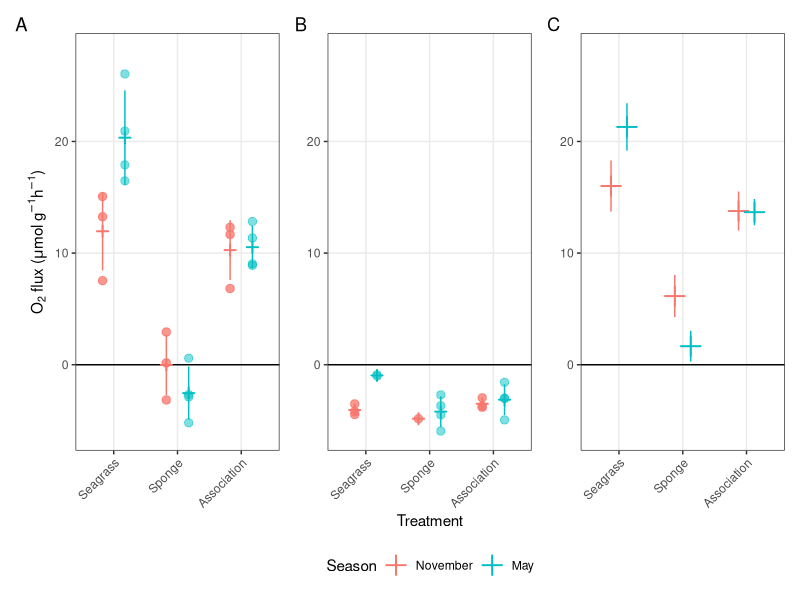
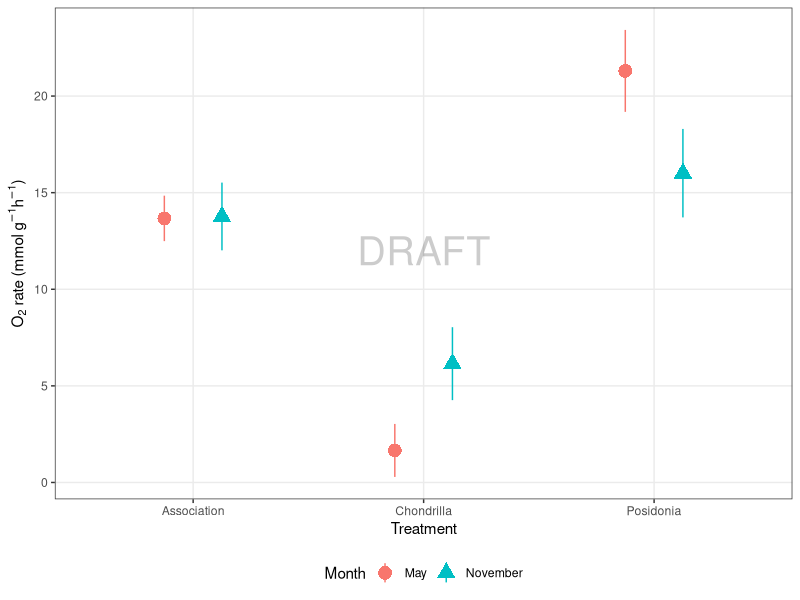
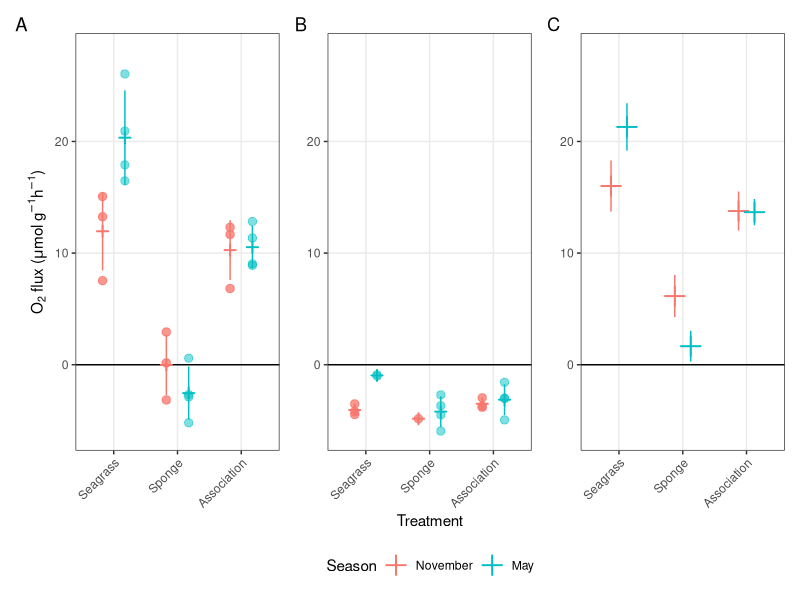

The R script that drew these images, in order:
## ---- chunk 1
#| label: packages
#| message: false
#| warning: false
library(tidyverse)
library(vegan)
library(knitr)
library(patchwork)
## ---- chunk 2
#| label: directories
#| echo: false

ifelse(!dir.exists("figures"),
       dir.create("figures"),
       FALSE)

ifelse(!dir.exists("supplementary"),
       dir.create("supplementary"),
       FALSE)
## ---- chunk 3
#| label: data
ponchos_raw <- read.csv("data/ponchos_master.csv")

shoot_den <- read.csv("data/shoot_density.csv")
## ---- chunk 4
O2_init_avg <- ponchos_raw |> 
  filter(Month == "November" & !is.na(O2_0)) |> 
  group_by(light) |> 
  summarise(avg_O2 = mean(O2_0),
            sd_O2 = sd(O2_0))
## ---- chunk 5
ponchos_data <- ponchos_raw |> 
  filter(!(Observation %in% c("t0", "rock"))) |>
  mutate(t0 = as.POSIXct(t0, format = "%H:%M"),
         tf = as.POSIXct(tf, format = "%H:%M"),
         total_time = as.numeric(tf - t0),
         Posidonia = as.factor(Posidonia),
         Chondrilla = as.factor(Chondrilla),
         light = as.factor(light),
         delta_O2 = ifelse(
           Month == "May",
           O2_f-O2_0,
           ifelse(
             light == 1,
             O2_f-O2_init_avg$avg_O2[2],
             O2_f-O2_init_avg$avg_O2[1]
           )
         ),
         dw = ifelse(
           is.na(dw_rhizome),
           dw_leaves + dw_sponge,
           dw_leaves + dw_sponge + dw_rhizome
         ),
         unc_rate_h = (delta_O2*volume*1000)/(31.99*total_time))

O2_ctrl_avg <- ponchos_data |> 
  filter(Observation == "Control") |> 
  group_by(light, Month) |> 
  summarise(ctrl_rate = mean(unc_rate_h))
        

ponchos_data <-  ponchos_data |> 
  filter(Observation %in% c("Posidonia", "Chondrilla", "Association")) |>
  mutate(cor_rate_h = case_when(
    Month == "November" & light == 1 ~ unc_rate_h - O2_ctrl_avg$ctrl_rate[4],
    Month == "November" & light == 0 ~ unc_rate_h - O2_ctrl_avg$ctrl_rate[2],
    Month == "May" & light == 1 ~ unc_rate_h - O2_ctrl_avg$ctrl_rate[3],
    TRUE ~ unc_rate_h - O2_ctrl_avg$ctrl_rate[1]),
    O2_rate = cor_rate_h/dw
  )
## ---- chunk 6
set.seed(1)

perm_photo <- adonis(formula = O2_rate ~ Observation * Month,
                      data = ponchos_data[ponchos_data$light == 1,],
                        method = "euclidean")
perm_photo$aov.tab
## ---- chunk 7
set.seed(1)

perm_resp <- adonis(formula = O2_rate ~ Observation * Month,
                      data = ponchos_data[ponchos_data$light == 0 & ponchos_data$O2_rate < 0,],
                        method = "euclidean")
perm_resp$aov.tab
## ---- chunk 8
suppt1 <- ponchos_data |> 
  mutate(inter =paste(ponchos_data$Month,"-",ponchos_data$Observation, sep = "")) |> 
    filter(light == 1) |> 
  select(O2_rate, inter) |> 
  {\(x) aov(O2_rate~inter,
                         data = x)}() |> 
  TukeyHSD() 


 ponchos_data |> 
  mutate(inter =paste(ponchos_data$Month,"-",ponchos_data$Observation, sep = "")) |> 
    filter(light == 1) |> 
  select(O2_rate, inter) |> 
    group_by(inter) |> 
    summarise(mean(O2_rate),
              sd(O2_rate
                 ))
## ---- chunk 9
sink("supplementary/supp_table_1.md")

suppt1$inter |> 
  as.data.frame() |> 
  rownames_to_column("Combination") |> 
  kable(format = "markdown",
        col.names = c("Combination",
                      "Difference",
                      "Lower value",
                      "Upper value",
                      "Adjusted p"),
        caption = "test")

sink()
## ---- chunk 10
suppt2 <- ponchos_data |> 
  mutate(inter =paste(ponchos_data$Month,"-",ponchos_data$Observation, sep = "")) |> 
    filter(light == 0) |> 
  filter(O2_rate < 0) |>
  select(O2_rate, inter) |> 
  {\(x) aov(O2_rate~inter,
                         data = x)}() |> 
  TukeyHSD()


  ponchos_data |> 
  mutate(inter =paste(ponchos_data$Month,"-",ponchos_data$Observation, sep = "")) |> 
    filter(light == 0) |> 
    filter(O2_rate < 0) |>
  select(O2_rate, inter) |> 
    group_by(inter) |> 
    summarise(mean(O2_rate))
## ---- chunk 11
sink("supplementary/supp_table_2.md")

suppt2$inter |> 
  as.data.frame() |> 
  rownames_to_column("Combination") |> 
  kable(format = "markdown",
        col.names = c("Combination",
                      "Difference",
                      "Lower value",
                      "Upper value",
                      "Adjusted p"),
        caption = "test")

sink()
## ---- chunk 12
#| code-fold: true
#| label: fug3 

f2a <- ponchos_data |> 
  rename(Season = Month) |> 
  mutate(Observation = fct_recode(Observation, 
                                  "Seagrass" = "Posidonia",
                                  "Sponge" = "Chondrilla")) |> 
  mutate(Season = fct_relevel(Season, "November"),
         Observation = fct_relevel(Observation,
                                   "Seagrass",
                                   "Sponge")
         ) |>
  filter(light == 1) |> 
  ggplot(aes(x = Observation, y = O2_rate, color = Season)) +
    geom_hline(yintercept = 0) +
  stat_summary(fun = mean,
               fun.min = function(x) mean(x) - sd(x),
               fun.max = function(x) mean(x) + sd(x),
               geom = "pointrange",
               shape = 3,
               position = position_dodge(width = 0.7)) +
  geom_point(alpha = 0.5,
             position = position_dodge(width = 0.7),
             size = 2.5) +
  scale_y_continuous(breaks = seq(-5, 25, by = 5)) +
  #annotate("text", y = 6, x = 2, label = "DRAFT", alpha = 0.2, size = 10) +
  labs(y = expression(paste(O[2]," flux (",mu,"mol ", g^-1, h^-1,")")),
       #x = "Treatment",
       tag = "A") +
  theme_bw() +
  theme(panel.grid.minor = element_blank(),
        legend.position = "bottom",
        axis.title.x=element_blank(),
        axis.text.x = element_text(angle = 45, hjust = 1)) +
  guides(color = "none")

f2b <- ponchos_data |> 
  rename(Season = Month) |>
  mutate(Observation = fct_recode(Observation, 
                                  "Seagrass" = "Posidonia",
                                  "Sponge" = "Chondrilla")) |> 
  mutate(Season = fct_relevel(Season, "November"),
         Observation = fct_relevel(Observation,
                                   "Seagrass",
                                   "Sponge")
         ) |>
  filter(light == 0) |> 
  filter(O2_rate < 0) |>
  ggplot(aes(x = Observation, y = O2_rate, color = Season)) +
  geom_hline(yintercept = 0) +
  stat_summary(fun = mean,
               fun.min = function(x) mean(x) - sd(x),
               fun.max = function(x) mean(x) + sd(x),
               geom = "pointrange",
               shape = 3,
               position = position_dodge(width = 0.7)) +
  geom_point(alpha = 0.5,
             position = position_dodge(width = 0.7),
             size = 2.5) +
  scale_y_continuous(breaks = seq(-5, 25, by = 5)) +
  #annotate("text", y = 6, x = 2, label = "DRAFT", alpha = 0.2, size = 10) +
  labs(y = expression(paste(O[2]," rate (",mu,"mol ", g^-1, h^-1,")")),
       x = "Treatment",
       tag = "B") +
  theme_bw() +
  theme(panel.grid.minor = element_blank(),
        axis.title.y=element_blank(),
        legend.position = "bottom",
        axis.text.x = element_text(angle = 45, hjust = 1)) +
  guides(color = FALSE)

pooled_sd <- function(x, n) {sqrt(sum((x^2)/n))}

f2c <- ponchos_data |> 
  rename(Season = Month) |>
  mutate(Observation = fct_recode(Observation, 
                                  "Seagrass" = "Posidonia",
                                  "Sponge" = "Chondrilla")) |> 
  mutate(Season = fct_relevel(Season, "November"),
         Observation = fct_relevel(Observation,
                                   "Seagrass",
                                   "Sponge")
         ) |>
  filter(replicate != "B") |> 
    filter(!(O2_rate > 0 & light == 0)) |>
  group_by(Season, light, Observation) |> 
  summarise(p_mean = mean(O2_rate), p_sd = sd(O2_rate), n = n()) |> 
  group_by(Season, Observation) |> 
  summarise(gross = diff(p_mean),
            gross_sd = pooled_sd(x = p_sd, n = n)) |> 
  ggplot(aes(x = Observation, y = gross, color = Season)) +
  geom_hline(yintercept = 0) +
  geom_pointrange(aes(ymin = gross-gross_sd,
                  ymax = gross+gross_sd),
                  position = position_dodge(0.5),
                  shape = 3,
                  size = 1) +
  labs(y = expression(paste(O[2]," flux (mmol ", g^-1, h^-1,")")),
       #x = "Treatment",
       tag = "C") +
  #annotate("text", y = 12, x = 2, label = "DRAFT", alpha = 0.2, size = 10) +
  theme_bw() +
  theme(panel.grid.minor = element_blank(),
        axis.title.y=element_blank(),
        axis.title.x=element_blank(),
        legend.position = "bottom",
        axis.text.x = element_text(angle = 45, hjust = 1)) +
  guides()

f2a + f2b + f2c + plot_layout(guides = 'collect') &
  theme(legend.position='bottom') & ylim(-6, 28)

ggsave("figures/fig3.svg", width = 169, height = 120, units = "mm")
## ---- chunk 13
#| code-fold: true
pooled_sd <- function(x, n) {sqrt(sum((x^2)/n))}

ponchos_data |> 
  filter(replicate != "B") |> 
  filter(!(O2_rate > 0 & light == 0)) |>
  group_by(Month, light, Observation) |> 
  summarise(p_mean = mean(O2_rate), p_sd = sd(O2_rate), n = n()) |> 
  group_by(Month, Observation) |> 
  summarise(gross = diff(p_mean),
            gross_sd = pooled_sd(x = p_sd, n = n)) |> 
  ggplot(aes(x = Observation, y = gross, shape = Month, color = Month)) +
  geom_pointrange(aes(ymin = gross-gross_sd,
                  ymax = gross+gross_sd),
                  position = position_dodge(0.5),
                  size = 1) +
  labs(y = expression(paste(O[2]," rate (mmol ", g^-1, h^-1,")")),
       x = "Treatment") +
  annotate("text", y = 12, x = 2, label = "DRAFT", alpha = 0.2, size = 10) +
  theme_bw() +
  theme(panel.grid.minor = element_blank(),
        legend.position = "bottom")
## ---- chunk 14
ponchos_data |> 
  filter(replicate != "B" & Observation == "Chondrilla") |> 
    filter(!(O2_rate > 0 & light == 0)) |>
  group_by(Month, light, Observation) |> 
  summarise(p_mean = mean(O2_rate), 
            p_sd = sd(O2_rate), 
            n = n()) |> 
  pivot_wider(values_from = p_mean,
              names_from = light,
              -c(p_sd, n)) |> 
  mutate(ratio = (`1` - `0`)/`0`)
## ---- chunk 15
Posi <- shoot_den |> 
  group_by(Substrate) |> 
  summarise(Mean = mean(Shoots_m2),
            SD = sd(Shoots_m2),
            N = n())

ponchos_data |>
  filter(Observation != "Chondrilla" & replicate != "B") |> 
  filter(!(light == 0 & chamber == "Posidonia-May" & O2_rate > 0)) |> 
  mutate(day = (O2_rate*24)/1e3) |> 
  group_by(Observation, Month, light) |> 
  summarize(mean_day = mean(day),
            sd_day = sd(day),
            n_day = n()) |>
  mutate(dasu = ifelse(Observation == "Posidonia",
                mean_day * Posi[Posi$Substrate == "Posidonia","Mean"][[1]],
                mean_day * Posi[Posi$Substrate == "Posidonia_Chondrilla","Mean"][[1]])) |> 
  left_join(Posi, c("Observation" = "Substrate")) |> 
  mutate(dasu_sd = sqrt(sum((sd_day^2)/n_day) + ((SD^2)/N))) |> 
  select(Observation, light, dasu, dasu_sd)
